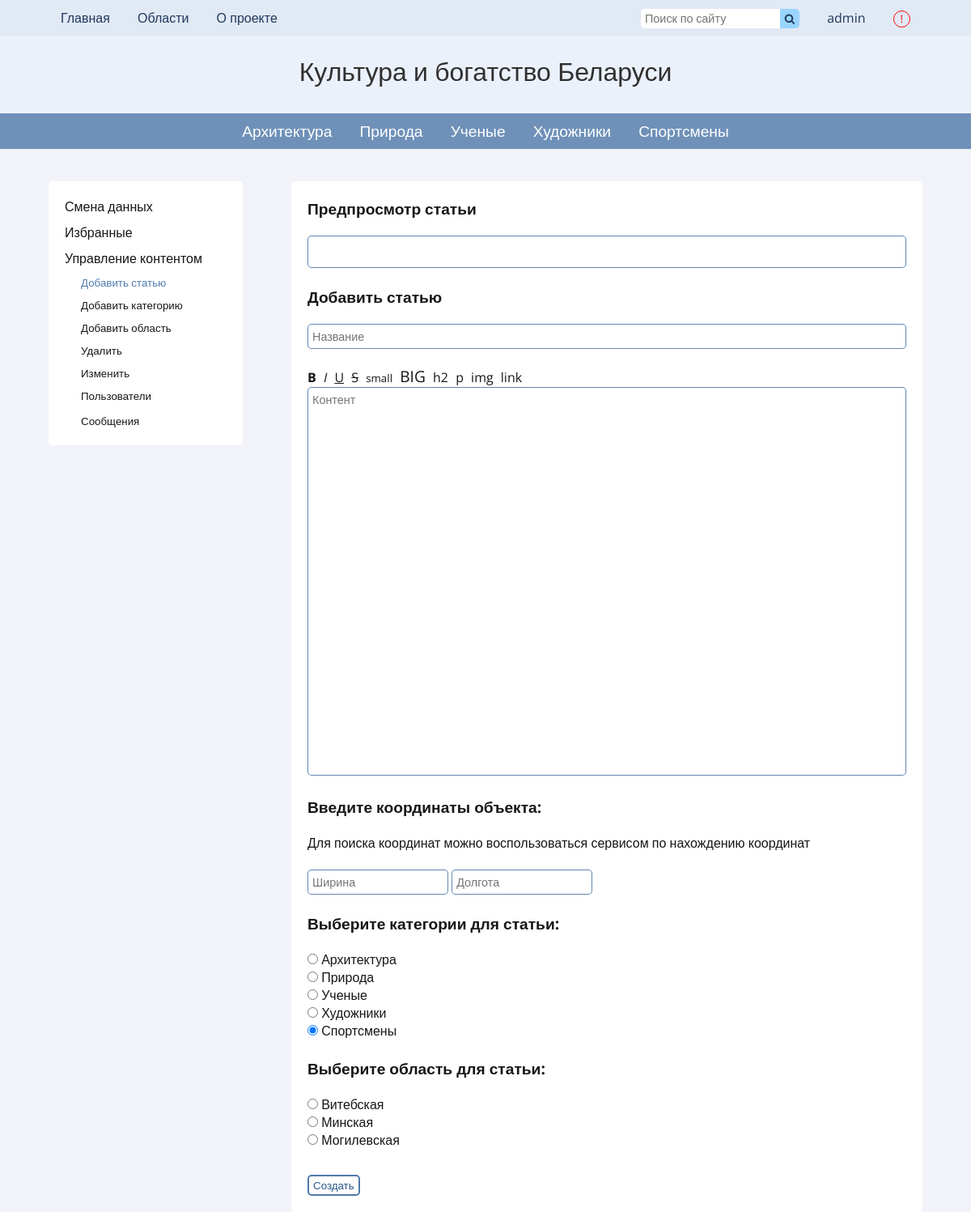
Page /pages/content-manager.php?mode=create_article (signed in) on the committed database.
### tables this page shows
CREATE TABLE `users` (
  `id` int(11) NOT NULL,
  `name` varchar(20) NOT NULL,
  `password` text NOT NULL,
  `email` varchar(50) NOT NULL,
  `vkey` text NOT NULL,
  `verified` int(2) NOT NULL DEFAULT 0,
  `status` varchar(20) NOT NULL DEFAULT 'member',
  `created` timestamp NOT NULL DEFAULT current_timestamp(),
  `tracked_articles` text DEFAULT NULL
);

CREATE TABLE `categories` (
  `id` int(11) NOT NULL,
  `title` varchar(100) NOT NULL,
  `description` text NOT NULL,
  `last_author` varchar(20) DEFAULT NULL,
  `pubdate` timestamp NOT NULL DEFAULT current_timestamp()
);

CREATE TABLE `districts` (
  `id` int(11) NOT NULL,
  `title` text NOT NULL,
  `description` text NOT NULL,
  `last_author` text DEFAULT NULL
);

### includes/get-user.php (called while the page is built)
<?php
	if (isset($_SESSION['user'])) {
		$user_id = $_SESSION['user'];
		$user = mysqli_query($connection, "SELECT * FROM `users` WHERE `id` = $user_id");
		if (mysqli_num_rows($user) !== false) {
			$user = mysqli_fetch_assoc($user);
			$user_name = $user['name'];
		}
	}

### includes/config.php (called while the page is built, shortened)
<?php
	$params = array(
		'title' => 'Культура и богатство Беларуси'
	);

### pages/content-manager.php (the view, shortened to what this page needs)
<?php require '../includes/config.php' ?>
<!DOCTYPE html>
<html lang="ru">
<head>
	<?php include '../includes/get-user.php'; if (isset($_SESSION['user']) and $user['status'] == 'editor' or $user['status'] == 'admin') { ?>
	<?php include '../includes/common-header.php' ?>
	<link rel="stylesheet" type="text/css" href="../css/article.css?version=1.0">
	<link rel="stylesheet" type="text/css" href="../css/content-manager.css?version=1.0">
</head>
<body>
	<?php
	function currentUrl($url)
				{
					if (strpos($_SERVER['REQUEST_URI'], $url) !== false) {
						echo 'current-page';
					}
				}
		include '../includes/header.php';
		include '../includes/vcs.php';
		$mode = $_GET['mode'];
		if ($mode == 'create_article') {
			$mode_name = 'Добавить статью';
			$title_placeholder = 'Название';
			$textarea_placeholder = "Контент";
		}
		?>
		<aside>
			<?php include '../includes/user-page-aside.php'; ?>
		</aside>
			<?php include '../includes/user-page-aside.php'; ?>
		<section class="side-section">
		<?php
		if ($mode == 'create_article' or $mode == 'update_article' or $mode == 'add_district' or $mode == 'update_district' or $mode == 'update_category' or $mode == 'add_category') { ?>
			<div>
				<div class="page_subtitle">
					<span>
						Предпросмотр статьи
					</span>
				</div>
				<article class="post-preview">
				</article>
			</div>
			<br>
		<?php } ?>
			<div>
				<div class="page_subtitle">
					<span>
						<?php echo $mode_name ?>
					</span>
				</div>
				<form action="content-manager-handler.php" method="post" autocomplete="off">
					<input id="title" type="text" name="title" placeholder="<?php echo $title_placeholder ?>" required="true" value="<?php echo @$title ?>">
					<?php
						if ($mode == 'create_article' or $mode == 'update_article' or $mode == 'add_district' or $mode == 'update_district' or $mode == 'update_category' or $mode == 'add_category') {
							?>
							<div class="toolbar">
								<button type="button" onclick="add('<b></b>', 3)"><b>B</b></button>
								<button type="button" onclick="add('<i></i>', 3)"><i>I</i></button>
								<button type="button" onclick="add('<u></u>', 3)"><u>U</u></button>
								<button type="button" onclick="add('<s></s>', 3)"><s>S</s></button>
								<button type="button" onclick="add('<small></small>', 7)"><small>small</small></button>
								<button type="button" onclick="add('<big></big>', 5)"><big>BIG</big></button>
								<button type="button" onclick="add('<h2></h2>', 4)">h2</button>
								<button type="button" onclick="add('<p></p>', 3)">p</button>
								<button type="button" onclick='add("<img src=\"\" alt=\"\">", 10)'>img</button>
								<button type="button" onclick='add("<a href=\"\"></a>", 9)'>link</button>
							</div>
							<textarea id="post-text" name="text" type="text" placeholder="<?php echo $textarea_placeholder ?>" required="true" spellcheck="true"><?php echo @$content ?></textarea>
							<?php if (strpos($mode, 'article') !== false) { ?>
							<div class="page_subtitle">
								<span>
									Введите координаты объекта:
								</span>
							</div>
							<span>Для поиска координат можно воспользоваться <a target="blank" href="https://www.gpsies.com/coordinate.do?language=ru">сервисом по нахождению координат</a></span> <br> <br>
							<input type="text" name="lat" placeholder="Ширина" value="<?php echo @$lat; ?>">
							<input type="text" name="lng" placeholder="Долгота" value="<?php echo @$lng; ?>">
							<br> <br>
							<div class="page_subtitle">
								<span>
									Выберите категории для статьи:
								</span>
							</div>
							<div class="categories-variants">
								<?php
									$categories = mysqli_query($connection, "SELECT * from `categories`");
									if (mysqli_num_rows($categories) > 0) {
										while ($category = mysqli_fetch_assoc($categories)) {
											?>
											<div class="category-variant">
												<input <?php if ($mode == 'update_article' and strpos($category_id, $category['id']) !== false) { echo 'checked'; } else if ($mode != 'update_article') { echo 'checked'; } ?> class="category-box" type="radio" name="category" value="<?php echo $category['id'] ?>">
												<label class="category-title" for="category"><?php echo $category['title'] ?></label>
											</div>
											<?php
										}
									}
								?>
							</div>
							<br>
							<div class="page_subtitle">
								<span>
									Выберите область для статьи:
								</span>
							</div>
							<div class="categories-variants">
								<?php
									$districts = mysqli_query($connection, "SELECT * from `districts`");
									if (mysqli_num_rows($districts) > 0) {
										while ($district = mysqli_fetch_assoc($districts)) {
											?>
											<div class="category-variant">
												<input <?php if ($mode == 'update_article' and strpos($district_id, $district['id']) !== false) { echo 'checked'; } ?> class="category-box" type="radio" name="district" value="<?php echo $district['id'] ?>">
												<label class="category-title" for="district"><?php echo $district['title'] ?></label>
											</div>
											<?php
										}
									}
								?>
							</div>
							<?php } ?>
							<?php
						}
						if ($mode == 'add_category' or $mode == 'create_article' or $mode == 'add_district') {
							?>
							<br>
							<button class="send-button">Создать</button>
							<?php
						}
					?>
				</form>
			</div>
		</section>
	</body>
</html>
<?php }?>

### includes/header.php (shortened to what this page needs)
<?php require '../includes/get-user.php' ?>
<link rel="stylesheet" type="text/css" href="../css/header.css">
<link rel="stylesheet" href="https://cdnjs.cloudflare.com/ajax/libs/font-awesome/4.7.0/css/font-awesome.min.css">
<header>
	<div class="tool-section">
		<div id="tool-content">
			<div id="left">
				<a href="home.php">Главная</a>
				<div class="dropdown">
					<a onclick="showDistricts()">Области</a>
				</div>
				<a href="about.php">О проекте</a>
			</div>
			<div id="right">
				<div class="search-section">
					<form method="get" action="../pages/search-results.php" autocomplete="off">
						<input class="search-input" type="text" placeholder="Поиск по сайту" name="search_key" value="<?php if (isset($key)) {echo $key;} ?>" maxlength="25">
						<button class="search-btn" type="submit"><i class="fa fa-search"></i></button>
					</form>
				</div>
				<?php
					if (!isset($_SESSION['user'])) { ?>
						<a href="login.php">Вход</a>
					<?php }
					else { ?>
						<a href="user.php"><?php echo $user_name  ?></a>
					<?php } ?>
				<button id="complain-button" title="Сообщить о проблеме модераторам" type="button" onclick="fullwindowpopup()"><span id="exclamation-mark">!</span></button>
			</div>
		</div>
	</div>
	<div class="logo">
		<a href="home.php">
		<?php echo $params['title'] ?></a>
	</div>
	<div class="categories-section">
		<ul id="categories-section">
			<?php
				$categories = mysqli_query($connection, "SELECT `title`, `id` FROM `categories` ORDER BY `id` ASC");
				while ($cat = mysqli_fetch_assoc($categories)) {
					$id = $cat['id'];
					?>
					<li <?php cur_page("category.php?cat=" . $id) ?>><a href="category.php?cat=<?php echo $id ?>"><?php echo $cat['title'] ?> </a></li>
			<?php } ?>
		</ul>
	</div>
</header>

### css/main.css (style rules this page uses)
* { margin: 0; padding: 0; font-family: 'Open Sans', sans-serif; color: #171717; box-sizing: border-box; }
body { min-height: 100vh; background-color: #f2f3f8; }
a { text-decoration: none; }
section { overflow: auto; max-width: 100%; padding: 20px; margin: 0 5%; background-color: #fff; border-radius: 5px; }
.side-section { width: 65%; float: right; }
input, textarea { border-radius: 5px; border: 1px solid rgba(79, 122, 171, 0.9); padding: 5px; font-size: 0.9em; max-width: 100%; }
.category-box, .delete-option { background-color: lightgrey; border: 1px solid #171717; }
.page_subtitle span { font-size: 1.2em; font-weight: bold; }
.page_subtitle, .centered-page-subtitle { margin-bottom: 20px; }
button { cursor: pointer; }
.send-button { color: #2a5885; margin-top: 10px; border-radius: 5px; padding: 2px 5px 2px 5px; border: 2px solid rgba(79, 122, 171, 1); background-color: transparent; }

### css/aside.css (style rules this page uses)
aside { float: left; margin-left: 5%; width: 20%; background-color: #fff; padding: 20px; border-radius: 5px; }
form label { margin-right: 5px; }

### css/article.css (style rules this page uses)
article { background-color: #fff; margin: 0 auto; word-wrap: break-word; border-radius: 5px; }

### css/content-manager.css (style rules this page uses)
#title { margin-bottom: 20px; width: 100%; }
#post-text { width: 100%; resize: none; margin-bottom: 20px; min-height: 60vh; }
.toolbar button { font-size: 1em; border: 0; background-color: rgba(1, 1, 1, 0); margin-right: 5px; cursor: pointer; }
.post-preview { padding: 10px; border: 1px solid rgba(79, 122, 171, 0.9); min-height: 5vh; width: 100%; }

### css/header.css (style rules this page uses)
header { width: 100%; margin-bottom: 40px; }
.tool-section, .logo, .categories-section { width: 100%; padding: 0 5% 0 5%; }
.tool-section { text-align: center; font-size: 1em; height: 44px; line-height: 44px; background-color: #e1e9f5; }
.tool-section a, #tool-content a { cursor: pointer; color: #1f385c; margin: 5px 15px 5px 15px; }
.search-section { display: inline-block; margin-right: 15px; }
.logo { word-wrap: break-word; padding-top: 0.7em; text-align: center; font-size: 2em; height: 3em; background-color: #ebf1fa; }
.logo a { cursor: default; color: #313030; }
.categories-section { text-align: center; background-color: rgba(79, 122, 171, 0.8); }
#right { float: right; }
#left { float: left; }
.search-input { border: 0; height: 24px; border-top-right-radius: 0; border-bottom-right-radius: 0; }
.search-btn { border: 0; background-color: #99d5ff; border-top-right-radius: 5px; border-bottom-right-radius: 5px; margin-top: 10.5px; width: 24px; height: 24px; float: right; }
.search-btn i { color: #1f385c; }
#complain-button { margin-left: 15px; margin-right: 15px; width: 1.6em; height: 1.6em; vertical-align: middle; border-radius: 50%; border: 1px solid red; background-color: transparent; }
.dropdown { display: inline-block; }
#exclamation-mark { color: red; display: block; line-height: 1em; }
li { vertical-align: middle; font-size: 1.2em; height: 44px; line-height: 44px; display: inline-block; padding: 0 15px 0 15px; }
li a { color: #fff; }

### rows in the picture
users: name "admin"
categories: title "Архитектура"
categories: title "Природа"
categories: title "Ученые"
categories: title "Художники"
categories: title "Спортсмены"
districts: title "Витебская"
districts: title "Минская"
districts: title "Могилевская"

### other values in the picture
$params['title'] "Культура и богатство Беларуси"
$mode_name "Добавить статью"
